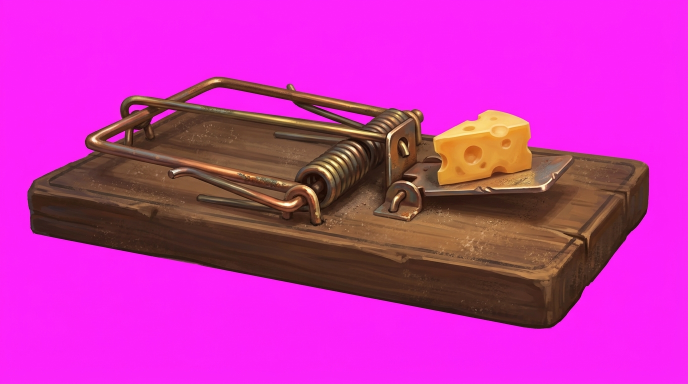
#> input picture scripts/steam-mousetrap-raw.png, 1376 x 768 px (shown at 1/2 size)
$ python -i gen_steam_mousetrap.py   (imports and definitions only)
#> lines starting #> are read from the running program, lines starting #| are printed output that depends on the picture
"""Generate a small classic wooden snap MOUSETRAP with cheese for the
steampunk floor corner (the rats scurry in front of it)."""
import asyncio
import base64
import os
import sys

from dotenv import load_dotenv
from emergentintegrations.llm.chat import LlmChat, UserMessage
from PIL import Image, ImageEnhance, ImageFilter

# [1 line not run here, left out]

PROMPT = (
    "A single small classic WOODEN SNAP MOUSETRAP seen from a low side-front "
    "angle, sitting flat on the ground: worn rectangular wooden base, "
    "tarnished brass-copper spring coil and snap bar armed and ready, and a "
    "small appetizing wedge of YELLOW SWISS CHEESE with holes sitting on the "
    "trigger plate. Slightly dusty and aged, fitting a dim steampunk "
    "workshop, painterly digital game prop art, warm palette. The mousetrap "
    "is shown COMPLETELY ALONE, centered, filling most of the frame, WIDE "
    "LANDSCAPE composition, on a PERFECTLY FLAT SOLID PURE MAGENTA "
    "background (#FF00FF) with no gradient, no shadow on the background, "
    "no floor, no text, no watermark, no border."
)


def key_and_grade(src, out):
#> called with src = 'steam-mousetrap-raw.png', out = 'out.png'
    im = Image.open(src).convert("RGBA")
    w, h = im.size
#> w = 1376; h = 768
    px = im.load()
    bgc = px[5, 5][:3]
#> bgc = (253, 34, 250)

    def is_bg(rgb, tol=48):
        return all(abs(rgb[i] - bgc[i]) <= tol for i in range(3))

    stack = [(x, y) for x in range(w) for y in (0, h - 1)] + [(x, y) for y in range(h) for x in (0, w - 1)]
    visited = set()
    while stack:
        x, y = stack.pop()
        if (x, y) in visited or not (0 <= x < w and 0 <= y < h):
            continue
        p = px[x, y]
        if not is_bg(p):
            continue
        visited.add((x, y))
        px[x, y] = (p[0], p[1], p[2], 0)
        stack.extend([(x + 1, y), (x - 1, y), (x, y + 1), (x, y - 1)])
#> this loop made 2619192 passes
#> p on passes 1 to 3: (242, 70, 234, 255), (239, 64, 231, 255), (241, 58, 234, 255)
#> after the loop, stack = []; visited = 653726 items
    a = im.split()[3].filter(ImageFilter.GaussianBlur(1.0))
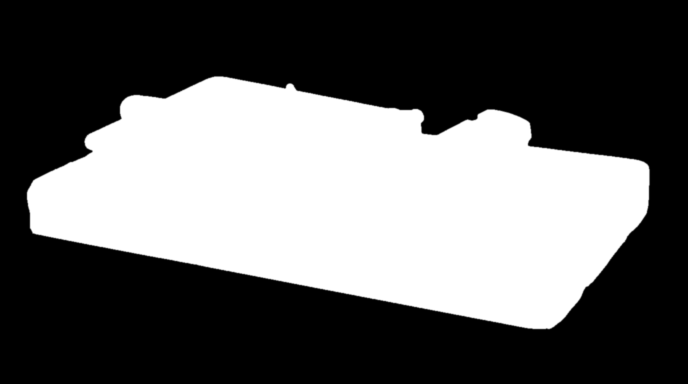
#> a: PIL image 1376x768 L (shown at 1/2 size); min 0, max 255, mean 97.3
    im.putalpha(a)
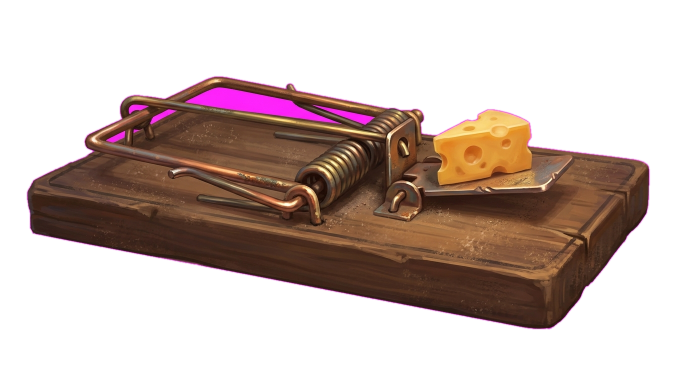
#> im: PIL image 1376x768 RGBA (shown at 1/2 size); mean R, G, B, A 199, 48.7, 175.8, 97.3; transparent parts drawn white
    px = im.load()
    for y in range(h):
        for x in range(w):
            r, g, b, al = px[x, y]
            if al == 0:
                continue
            if is_bg((r, g, b), 60):
                px[x, y] = (r, g, b, 0)
            elif b > g + 25 and r > g + 25:
                px[x, y] = (r, g, max(0, int(g * 0.75)), al)
    bbox = im.getbbox()
#> bbox = (54, 153, 1299, 658)
    if bbox:
        im = im.crop(bbox)
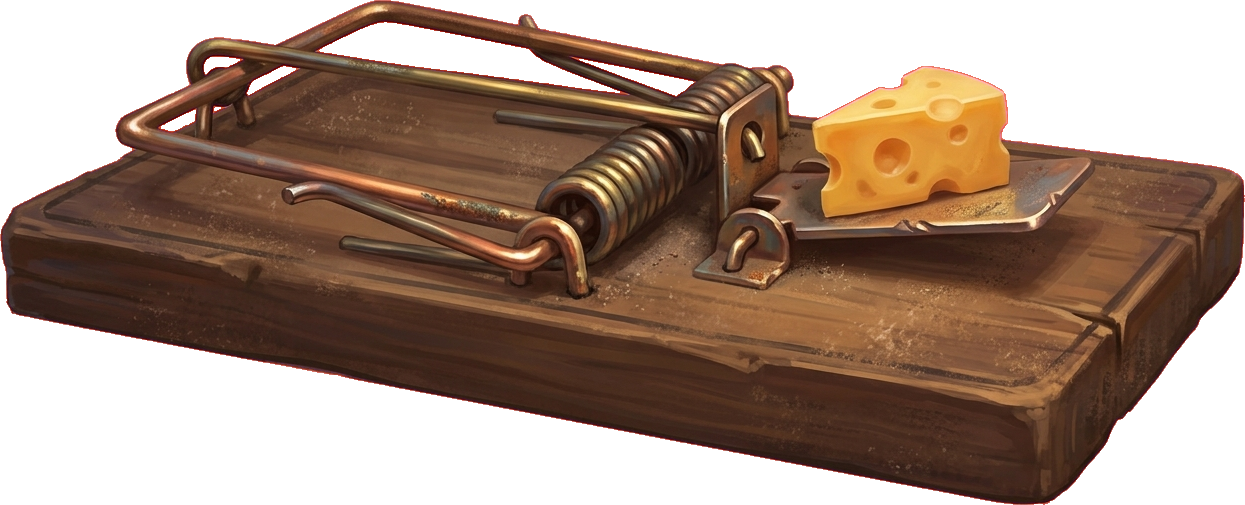
#> im: PIL image 1245x505 RGBA; mean R, G, B, A 162.6, 57.8, 123.9, 158.6; transparent parts drawn white
    alpha = im.split()[3]
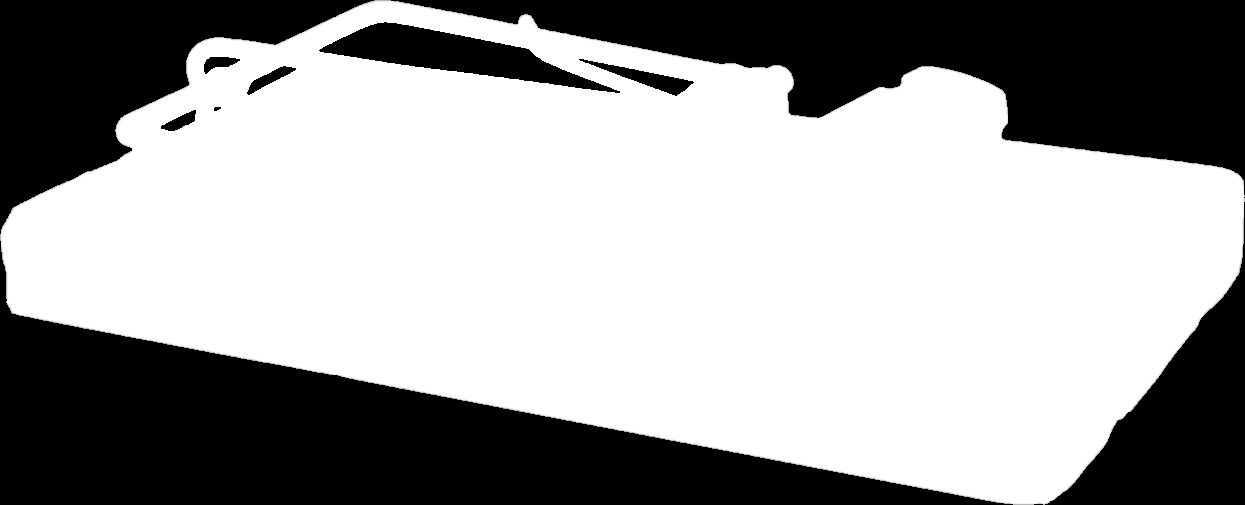
#> alpha: PIL image 1245x505 L; min 0, max 255, mean 158.6
    rgb = im.convert("RGB")
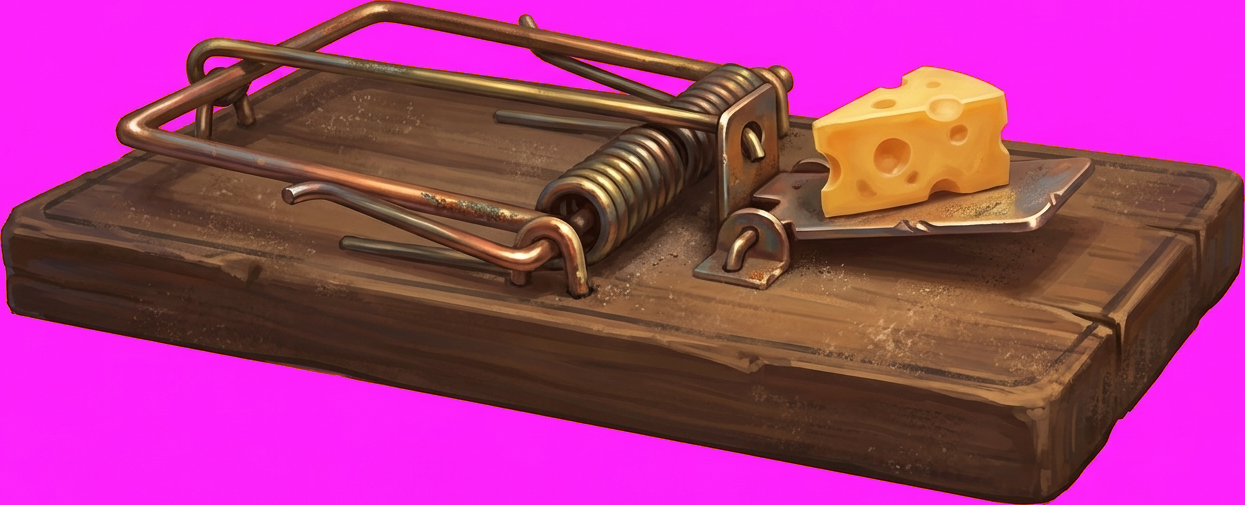
#> rgb: PIL image 1245x505 RGB; mean R, G, B 162.6, 57.8, 123.9
    rgb = ImageEnhance.Color(rgb).enhance(0.88)
    rgb = ImageEnhance.Brightness(rgb).enhance(0.85)
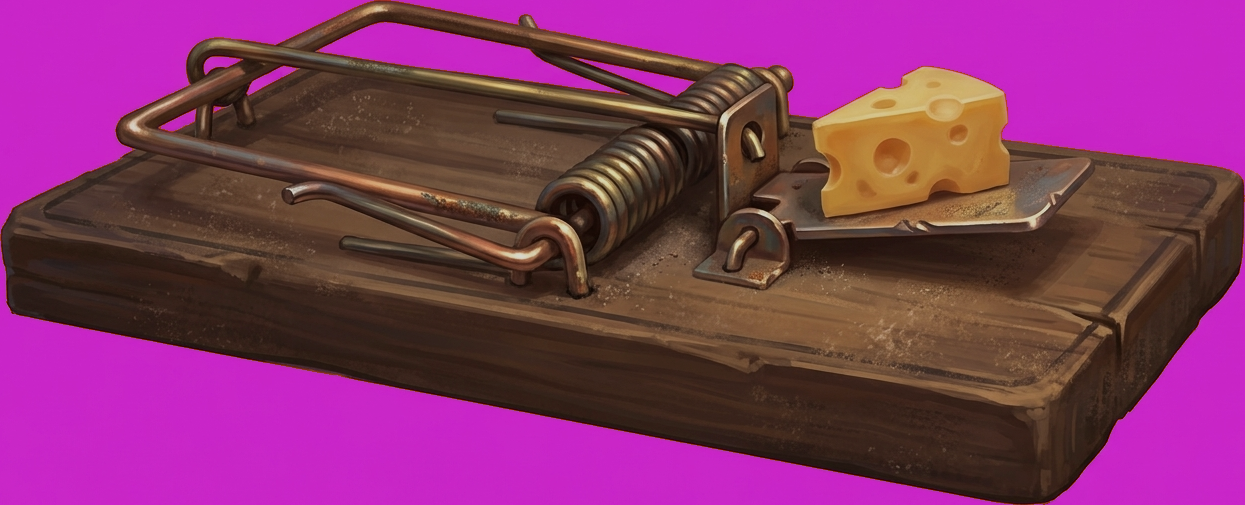
#> rgb: PIL image 1245x505 RGB; mean R, G, B 130.6, 52.1, 101.5
    im = rgb.convert("RGBA")
    im.putalpha(alpha)
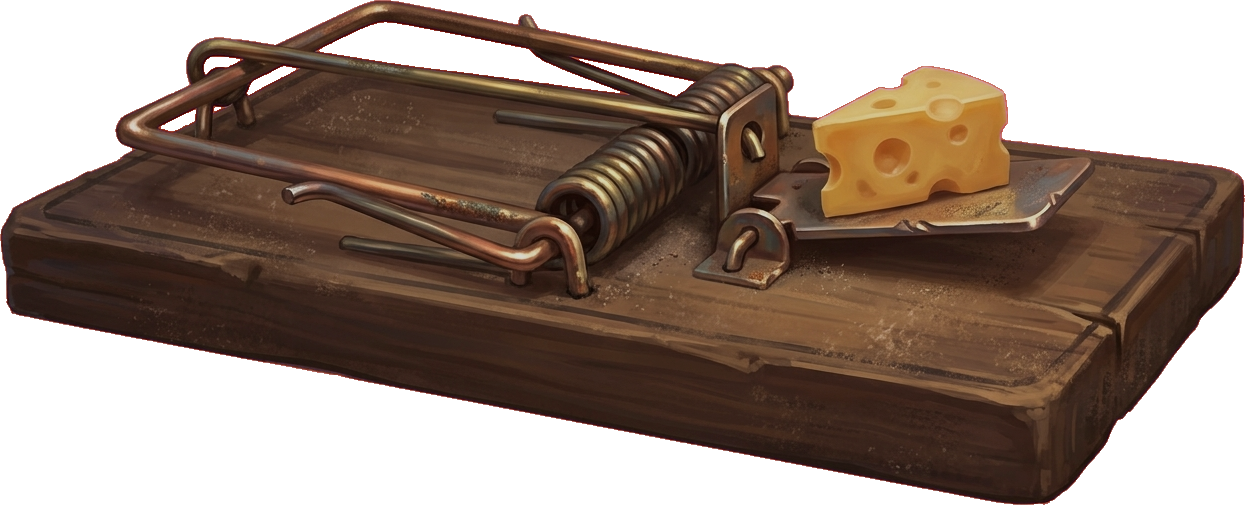
#> im: PIL image 1245x505 RGBA; mean R, G, B, A 130.6, 52.1, 101.5, 158.6; transparent parts drawn white
    im.save(out)
    print(f"keyed -> {out} ({im.size})")
#| keyed -> out.png ((1245, 505))


# [24 lines not run here, left out]

>>> result = key_and_grade('steam-mousetrap-raw.png', 'out.png')
